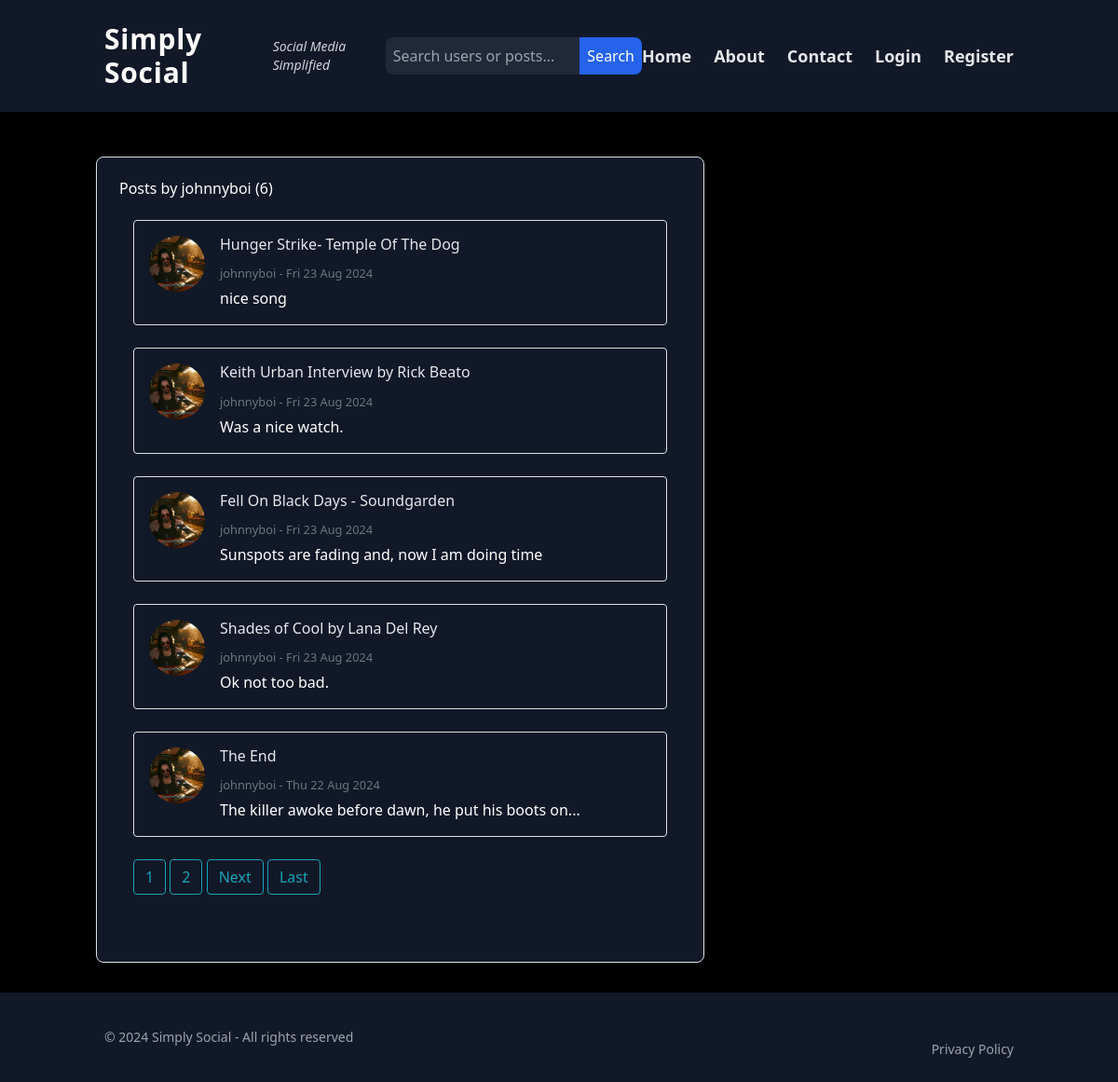
Page /blog/user/johnnyboi on the committed database.
### blog/models.py (models this page shows, shortened)
class Post(models.Model):
    title = models.CharField(max_length=100)
    content = models.TextField()
    date_posted = models.DateTimeField(default = timezone.now)
    author = models.ForeignKey(User, on_delete=models.CASCADE)
    likes = models.ManyToManyField(User, related_name='liked_posts', blank=True)
    image = models.ImageField(upload_to='post_images/', null=True, blank=True, validators=[FileExtensionValidator(['jpg', 'png', 'gif'])])
    video = models.FileField(upload_to='post_videos/', null=True, blank=True, validators=[FileExtensionValidator(['mp4'])])
    youtube_url = models.URLField(null=True, blank=True)
    spotify_url = models.URLField(null=True, blank=True)

### users/models.py (models this page shows, shortened)
class Profile(models.Model):
    user = models.OneToOneField(User, on_delete=models.CASCADE)
    image = models.ImageField(default='default.jpg', upload_to='profile_pics')
    bio = models.TextField(default="Hi! I am using Simply Social")
    encryption_key = models.CharField(max_length=100, blank=True, null=True)
    followers = models.ManyToManyField(User, related_name='following', blank=True)

### blog/views.py (the view)
# urls.py: path('user/<str:username>', UserPostListView.as_view(), name='user-posts'),
class UserPostListView(ListView):
    model = Post
    template_name = 'blog/user_posts.html' # <app>/<model>_<viewtype>.html
    context_object_name = 'posts'
    paginate_by = 5
    def get_queryset(self):
        user = get_object_or_404(User, username=self.kwargs.get('username'))
        return Post.objects.filter(author=user).order_by('-date_posted')
    def get_context_data(self, **kwargs):
        context = super().get_context_data(**kwargs)
        context['profile_user'] = get_object_or_404(User, username=self.kwargs.get('username'))
        return context

### blog/views.py (called while the page is built)
def base_context(request):
    context = {}
    if request.user.is_authenticated:
        context['has_unread_messages'] = Message.objects.filter(receiver=request.user, read=False).exists()
    return context

### blog/templates/blog/user_posts.html (shortened to what this page needs)
{% extends "blog/base.html" %}
{% block content %}
    <h1 class="mb-3">Posts by {{ view.kwargs.username }} ({{ page_obj.paginator.count }})</h1>
    <div class="container my-4">
        <div class="row">
            {% for post in posts %}
                <div class="col-12 mb-4">
                    <div class="d-flex align-items-right p-3 border rounded bg- shadow-sm">
                        <div class="me-4">
                            <img src="{{ post.author.profile.image.url }}"
                                 class="img-fluid rounded-circle"
                                 style="width: 60px; height: 60px; object-fit: cover;"
                                 alt="Profile picture of {{ post.author }}">
                        </div>
                        <div class="flex-grow-1">
                            <h4 class="mb-2">
                                <a class="text-gray-200" href="{% url 'post-detail' post.id  %}" style="text-decoration:none">{{ post.title }}</a>
                            </h4>
                            <p class="text-muted mb-1">
                                <small><a href="{% url 'user-posts' post.author.username %}">{{ post.author }}</a> - {{ post.date_posted|date:"D d M Y" }}</small>
                            </p>
                            <p class="mb-0">{{ post.content }}</p>
                        </div>
                    </div>
                </div>
            {% endfor %}
        </div>
        {% if is_paginated %}
            {% for num in page_obj.paginator.page_range %}
                {% if page_obj.number == num %}
                    <a class="btn btn-outline-info mb-4" href="?page={{ num }}">{{ num }}</a>
                {% elif num > page_obj.number|add:"-3" and num < page_obj.number|add:"3" %}
                    <a class="btn btn-outline-info mb-4" href="?page={{ num }}">{{ num }}</a>
                {% endif %}
            {% endfor %}
            {% if page_obj.has_next %}
                <a class="btn btn-outline-info mb-4" href="?page={{ page_obj.next_page_number }}">Next</a>
                <a class="btn btn-outline-info mb-4" href="?page={{ page_obj.paginator.num_pages }}">Last</a>
            {% endif %}
        {% endif %}
    </div>
{% endblock content %}

### static/css/styles.css (style rules this page uses)
html, :host { line-height: 1.5; -webkit-text-size-adjust: 100%; -moz-tab-size: 4; -o-tab-size: 4; tab-size: 4; font-family: ui-sans-serif, system-ui, sans-serif, "Apple Color Emoji", "Segoe UI Emoji", "Segoe UI Symbol", "Noto Color Emoji"; font-feature-settings: normal; font-variation-settings: normal; -webkit-tap-highlight-color: transparent; }
body { margin: 0; line-height: inherit; }
h1, h2, h3, h4, h5, h6 { font-size: inherit; font-weight: inherit; }
a { color: inherit; text-decoration: inherit; }
small { font-size: 80%; }
blockquote, dl, dd, h1, h2, h3, h4, h5, h6, hr, figure, p, pre { margin: 0; }
img, svg, video, canvas, audio, iframe, embed, object { display: block; vertical-align: middle; }
img, video { max-width: 100%; height: auto; }
.container { width: 100%; }
@media (min-width: 640px) { .container { max-width: 640px; } }
@media (min-width: 768px) { .container { max-width: 768px; } }
@media (min-width: 1024px) { .container { max-width: 1024px; } }
.my-4 { margin-top: 1rem; margin-bottom: 1rem; }
.mb-0 { margin-bottom: 0px; }
.mb-1 { margin-bottom: 0.25rem; }
.mb-2 { margin-bottom: 0.5rem; }
.mb-3 { margin-bottom: 0.75rem; }
.mb-4 { margin-bottom: 1rem; }
.me-4 { margin-inline-end: 1rem; }
.flex { display: flex; }
.min-h-screen { min-height: 100vh; }
.flex-col { flex-direction: column; }
.space-y-6 > :not([hidden]) ~ :not([hidden]) { --tw-space-y-reverse: 0; margin-top: calc(1.5rem * calc(1 - var(--tw-space-y-reverse))); margin-bottom: calc(1.5rem * var(--tw-space-y-reverse)); }
.rounded { border-radius: 0.25rem; }
.border { border-width: 1px; }
.p-3 { padding: 0.75rem; }
.text-gray-200 { --tw-text-opacity: 1; color: rgb(229 231 235 / var(--tw-text-opacity)); }
.shadow-sm { --tw-shadow: 0 1px 2px 0 rgb(0 0 0 / 0.05); --tw-shadow-colored: 0 1px 2px 0 var(--tw-shadow-color); box-shadow: var(--tw-ring-offset-shadow, 0 0 #0000), var(--tw-ring-shadow, 0 0 #0000), var(--tw-shadow); }

### static/css/main.css (style rules this page uses)
html, :host { line-height: 1.5; -webkit-text-size-adjust: 100%; -moz-tab-size: 4; -o-tab-size: 4; tab-size: 4; font-family: ui-sans-serif, system-ui, sans-serif, "Apple Color Emoji", "Segoe UI Emoji", "Segoe UI Symbol", "Noto Color Emoji"; font-feature-settings: normal; font-variation-settings: normal; -webkit-tap-highlight-color: transparent; }
body { margin: 0; line-height: inherit; }
h1, h2, h3, h4, h5, h6 { font-size: inherit; font-weight: inherit; }
a { color: inherit; text-decoration: inherit; }
small { font-size: 80%; }
blockquote, dl, dd, h1, h2, h3, h4, h5, h6, hr, figure, p, pre { margin: 0; }
img, svg, video, canvas, audio, iframe, embed, object { display: block; vertical-align: middle; }
img, video { max-width: 100%; height: auto; }
.container { width: 100%; }
@media (min-width: 640px) { .container { max-width: 640px; } }
@media (min-width: 768px) { .container { max-width: 768px; } }
@media (min-width: 1024px) { .container { max-width: 1024px; } }
.my-4 { margin-top: 1rem; margin-bottom: 1rem; }
.mb-0 { margin-bottom: 0px; }
.mb-1 { margin-bottom: 0.25rem; }
.mb-2 { margin-bottom: 0.5rem; }
.mb-3 { margin-bottom: 0.75rem; }
.mb-4 { margin-bottom: 1rem; }
.me-4 { margin-inline-end: 1rem; }
.flex { display: flex; }
.rounded { border-radius: 0.25rem; }
.border { border-width: 1px; }
.p-3 { padding: 0.75rem; }
.shadow-sm { --tw-shadow: 0 1px 2px 0 rgb(0 0 0 / 0.05); --tw-shadow-colored: 0 1px 2px 0 var(--tw-shadow-color); box-shadow: var(--tw-ring-offset-shadow, 0 0 #0000), var(--tw-ring-shadow, 0 0 #0000), var(--tw-shadow); }
body { background-color: black; }

### rows in the picture
Post: author.profile.image (picture), title "Hunger Strike- Temple Of The Dog", author "johnnyboi", date_posted "Fri 23 Aug 2024", content "nice song"
Post: author.profile.image (picture), title "Keith Urban Interview by Rick Beato", author "johnnyboi", date_posted "Fri 23 Aug 2024", content "Was a nice watch."
Post: author.profile.image (picture), title "Fell On Black Days - Soundgarden", author "johnnyboi", date_posted "Fri 23 Aug 2024", content "Sunspots are fading and, now I am doing time"
Post: author.profile.image (picture), title "Shades of Cool by Lana Del Rey", author "johnnyboi", date_posted "Fri 23 Aug 2024", content "Ok not too bad."
Post: author.profile.image (picture), title "The End", author "johnnyboi", date_posted "Thu 22 Aug 2024", content "The killer awoke before dawn, he put his boots on..."

### other values in the picture
{{ view.kwargs.username }} "johnnyboi"
{{ page_obj.paginator.count }} "6"
{{ num }} "1"
{{ num }} "2"
